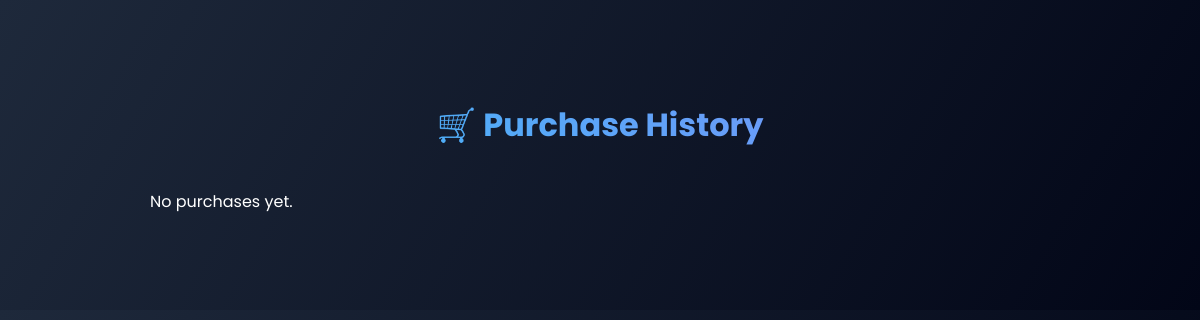
Before: /history/ with the older database file.
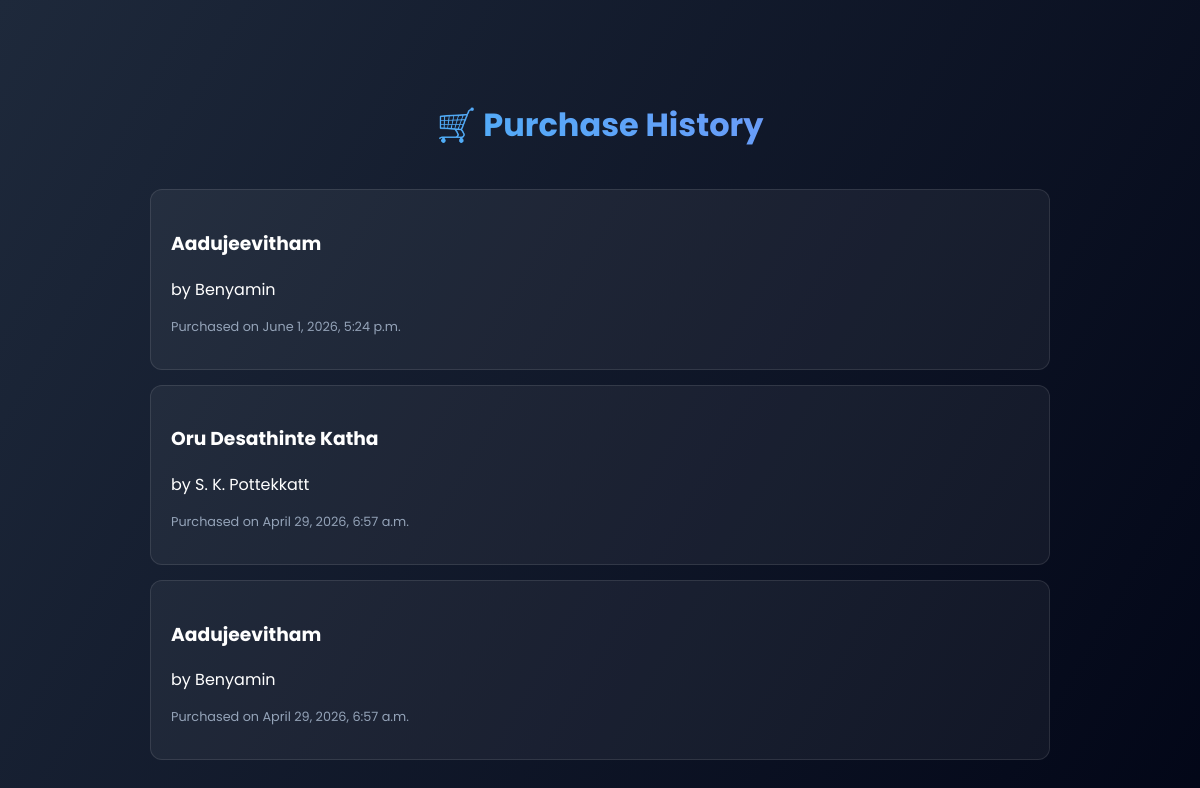
After: the same page with the newer database file.
### project/models.py (models this page shows, shortened)
class Purchase(models.Model):
    book = models.ForeignKey(Book, on_delete=models.CASCADE)
    purchased_at = models.DateTimeField(auto_now_add=True)

class Book(models.Model):
    title = models.CharField(max_length=200)
    author = models.CharField(max_length=200)
    published_date = models.DateField()
    pages = models.IntegerField()

### project/views.py (the view)
# urls.py: path('history/', views.history, name='history'),
def history(request):
    purchases = Purchase.objects.order_by('-purchased_at')
    return render(request, 'history.html', {'purchases': purchases})

### templates/history.html (shortened to what this page needs)
<!DOCTYPE html>
<html lang="en">
<head>
</head>
<body>
<div class="container">
    <h1>🛒 Purchase History</h1>
    {% for p in purchases %}
        <div class="history-card">
            <h3>{{ p.book.title }}</h3>
            <p>by {{ p.book.author }}</p>
            <p class="time">Purchased on {{ p.purchased_at }}</p>
        </div>
    {% empty %}
        <p>No purchases yet.</p>
    {% endfor %}
</div>
</body>
</html>

Changed rows visible on the page:
added Purchase: book "Aadujeevitham", book.author "Benyamin", purchased_at "June 1, 2026, 5:24 p.m."
added Purchase: book "Oru Desathinte Katha", book.author "S. K. Pottekkatt", purchased_at "April 29, 2026, 6:57 a.m."
added Purchase: book "Aadujeevitham", book.author "Benyamin", purchased_at "April 29, 2026, 6:57 a.m."
Other visible differences:
text no longer shown: "No purchases yet."
